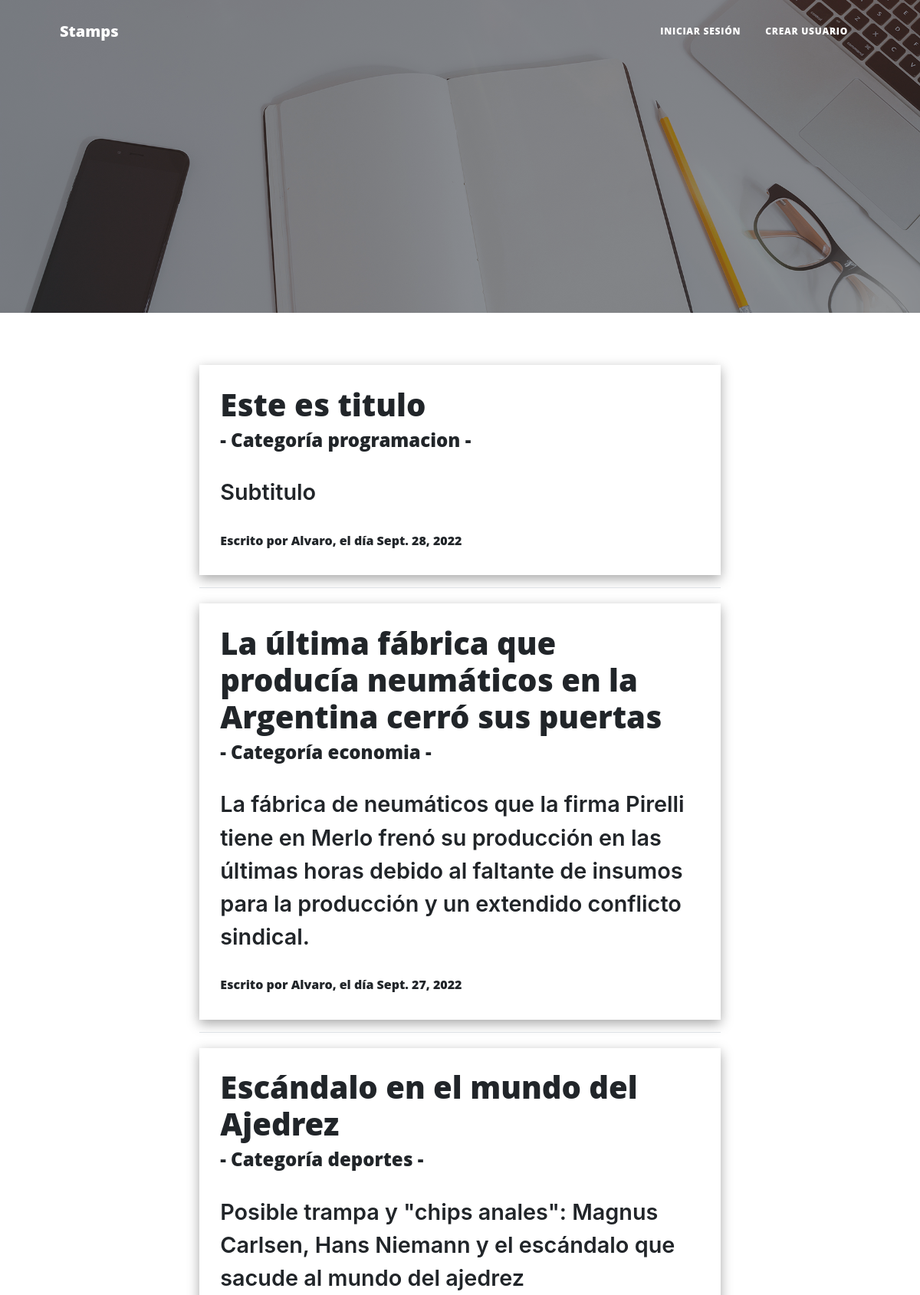
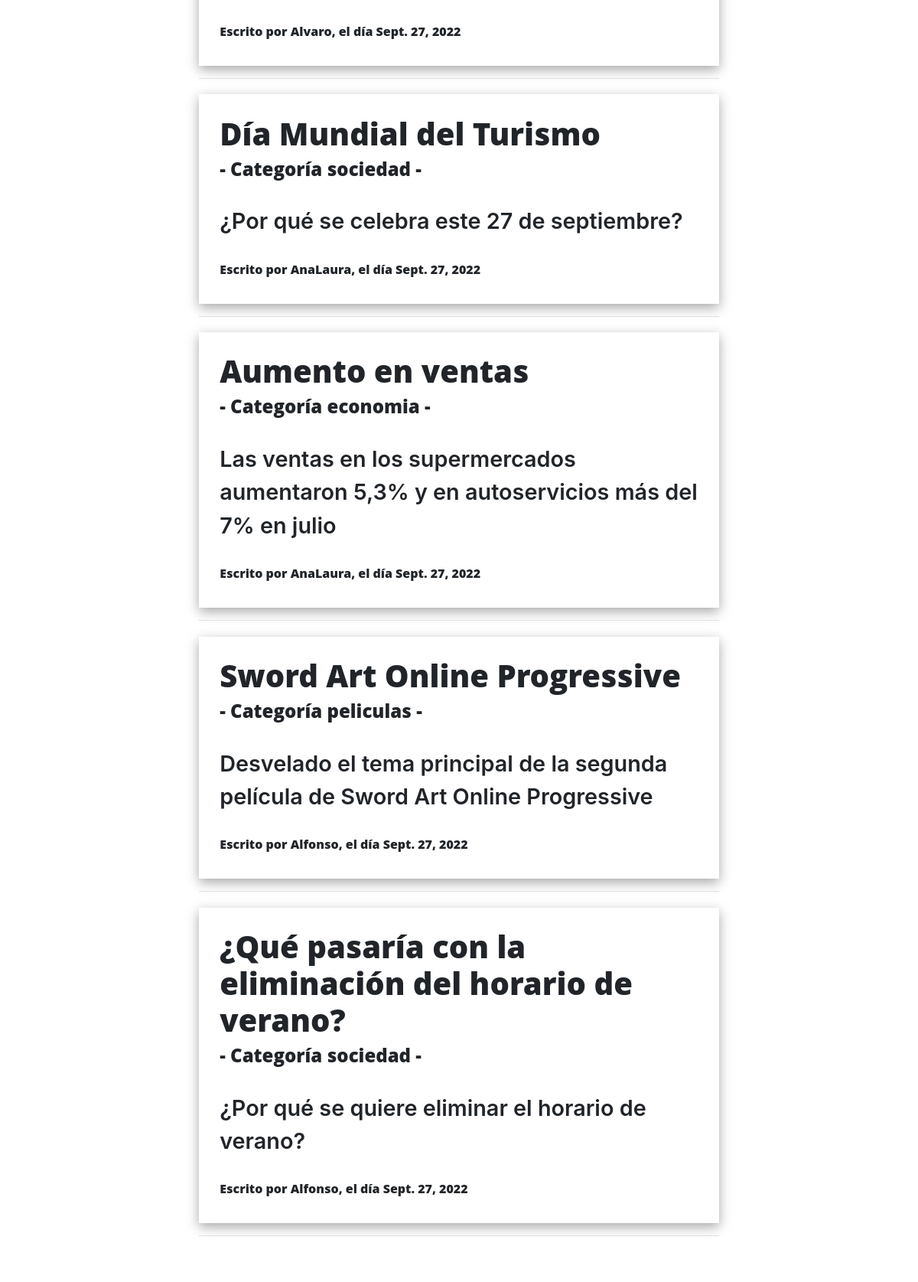
Page /AppBlog/ (upper part) on the committed database (2 pictures, top to bottom).
### AppBlog/models.py (models this page shows, shortened)
class Noticia(models.Model):
    titulo = models.CharField(max_length=255)
    subtitulo = models.CharField(max_length=255)
    cuerpo = RichTextField(blank = True)
    autor = models.ForeignKey(User, on_delete=models.CASCADE)
    fecha_creacion = models.DateField(auto_now_add=True, auto_now=False, null = True, blank=True)
    ultima_modificacion = models.DateTimeField(auto_now_add=False, auto_now=True, null = True, blank=True)
    categoria= models.ForeignKey(Categoria, blank=True, null=True, on_delete=models.CASCADE)
    likes = models.ManyToManyField(User, related_name='noticia_likes')

class Categoria(models.Model):
    nombre = models.CharField(max_length=25, blank=True)
    def __str__(self):
        return self.nombre

### AppBlog/views.py (the view)
# urls.py: path('', inicio.as_view(), name='inicio'),
class inicio(ListView):
    model = Noticia
    template_name = 'AppBlog/inicio_app_blog.html'
    ordering = ['-fecha_creacion'] #ORDENA DE MAYOR A MENOR SEGUN fecha_creacion
    def get_context_data(self, **kwargs):
        context = super().get_context_data(**kwargs)
        context["imagen"] = carga_avatar(self.request)
        return context

### AppBlog/views.py (called while the page is built)
def carga_avatar(request):
    imagen = "/media/avatares/default.png"
    if request.user.is_authenticated:
        lista=Avatar.objects.filter(user=request.user)
        if len(lista) != 0:
            imagen = lista[0].imagen.url
    return imagen

### AppBlog/templates/AppBlog/inicio_app_blog.html (shortened to what this page needs)
{% extends "AppBlog/1padre.html" %}
{% load static %}
{% block contenido_que_cambia %}
{% for noticia in object_list %}
<div class="noticia-container">
    <h1><a href= "{% url 'AppBlog:detalle' noticia.pk %}">{{ noticia.titulo }} </a></h1>
    <h4><a href= "{% url 'AppBlog:lista_categoria' noticia.categoria %}"> - Categoría {{ noticia.categoria }} - </a></h1>
    <p class= "noticia-subtitulo">{{ noticia.subtitulo }}</p>
    <h6>Escrito por {{ noticia.autor }}, el día {{ noticia.fecha_creacion }}</h6>
</div>
<hr>
{% endfor %}
<br>
{% endblock %}

### AppBlog/static/styles/css/mystyles.css (style rules this page uses)
.noticia-container { margin-top: 3%; box-shadow: rgba(0, 0, 0, 0.35) 0px 5px 15px; padding: 4%; }
.noticia-subtitulo { font-weight: 600; font-size: 1.8rem; }

### rows in the picture
Noticia: titulo "Este es titulo", categoria "programacion", subtitulo "Subtitulo", autor "Alvaro", fecha_creacion "Sept. 28, 2022"
Noticia: titulo "La última fábrica que producía neumáticos en la Argentina cerró sus puertas", categoria "economia", subtitulo "La fábrica de neumáticos que la firma Pirelli tiene en Merlo frenó su producción en las últimas horas debido al faltante de insumos para la producción y un extendido conflicto sindical.", autor "Alvaro", fecha_creacion "Sept. 27, 2022"
Noticia: titulo "Escándalo en el mundo del Ajedrez", categoria "deportes", subtitulo "Posible trampa y \"chips anales\": Magnus Carlsen, Hans Niemann y el escándalo que sacude al mundo del ajedrez", autor "Alvaro", fecha_creacion "Sept. 27, 2022"
Noticia: titulo "Día Mundial del Turismo", categoria "sociedad", subtitulo "¿Por qué se celebra este 27 de septiembre?", autor "AnaLaura", fecha_creacion "Sept. 27, 2022"
Noticia: titulo "Aumento en ventas", categoria "economia", subtitulo "Las ventas en los supermercados aumentaron 5,3% y en autoservicios más del 7% en julio", autor "AnaLaura", fecha_creacion "Sept. 27, 2022"
Noticia: titulo "Sword Art Online Progressive", categoria "peliculas", subtitulo "Desvelado el tema principal de la segunda película de Sword Art Online Progressive", autor "Alfonso", fecha_creacion "Sept. 27, 2022"
Noticia: titulo "¿Qué pasaría con la eliminación del horario de verano?", categoria "sociedad", subtitulo "¿Por qué se quiere eliminar el horario de verano?", autor "Alfonso", fecha_creacion "Sept. 27, 2022"
